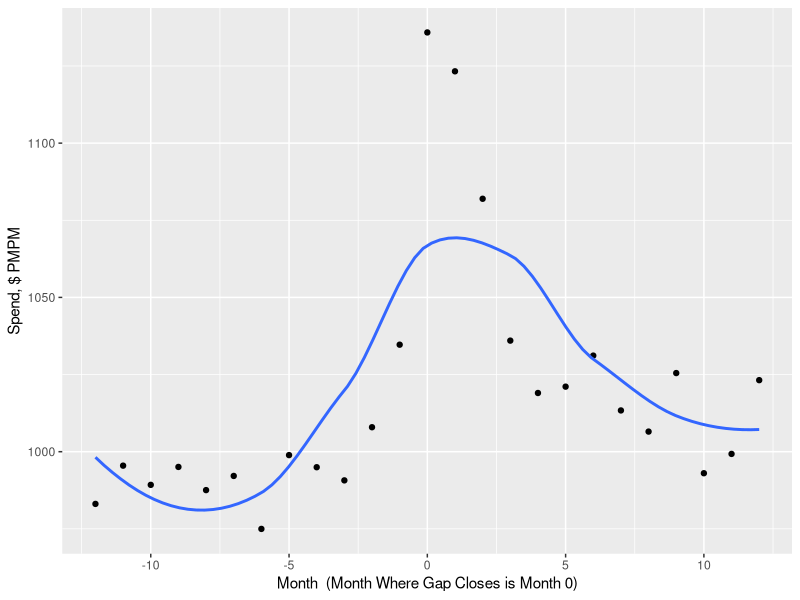

This figure's R source:
## ---- chunk 1
knitr::opts_chunk$set(fig.path='{{ site.url }}/images/ashenfelter-dip',
                      echo = F)
## ---- chunk 2
library(ggplot2)
library(dplyr)
set.seed(4228) #For rnorm() later

dat <- data.frame(month = seq(from = -12, to = 12),
                  x = seq(from = 0, to = 24)) %>%
  arrange(month) %>%
  mutate(pmpm = 1000 + 75*((month+2)/(month**2 + 1)) + rnorm(25, sd = 10))

ggplot(dat, aes(month,pmpm)) + 
  geom_point() + 
  geom_smooth(se = F) +
  labs(x = "Month  (Month Where Gap Closes is Month 0)",
       y = "Spend, $ PMPM")
